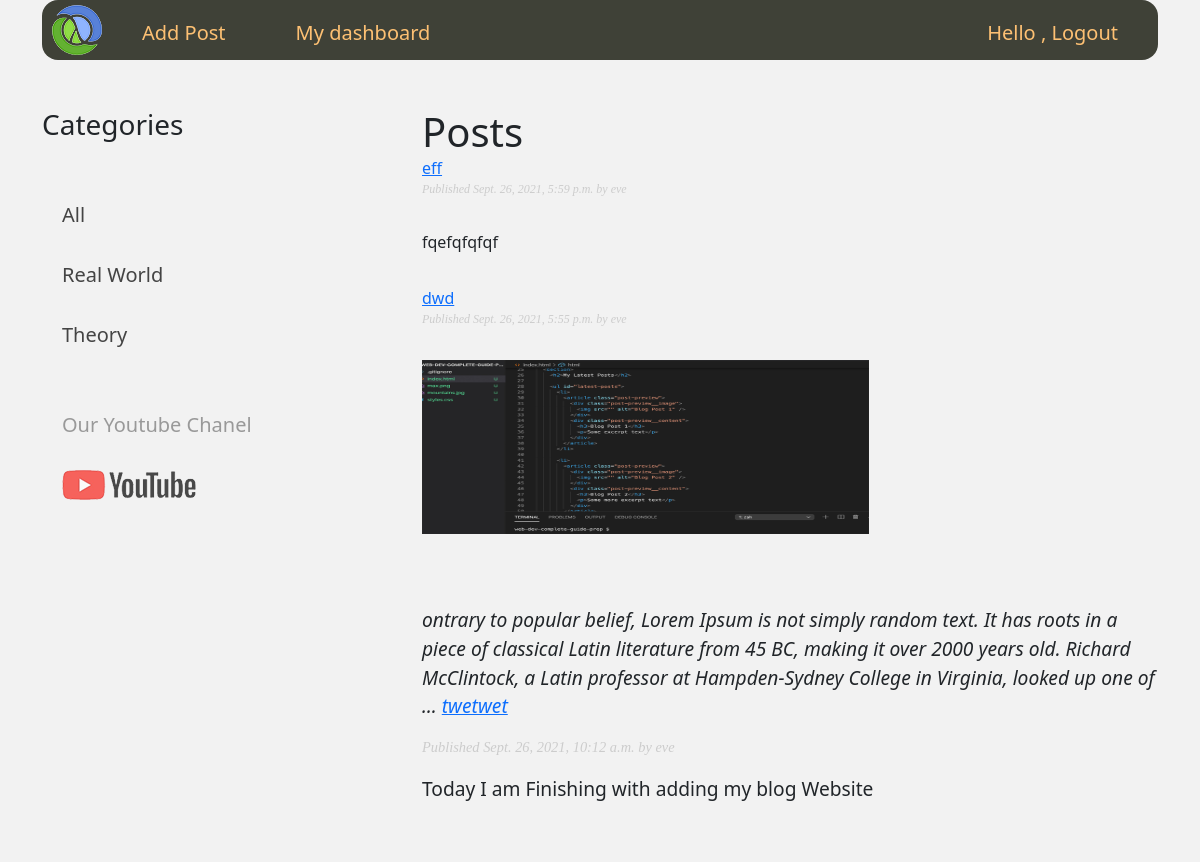
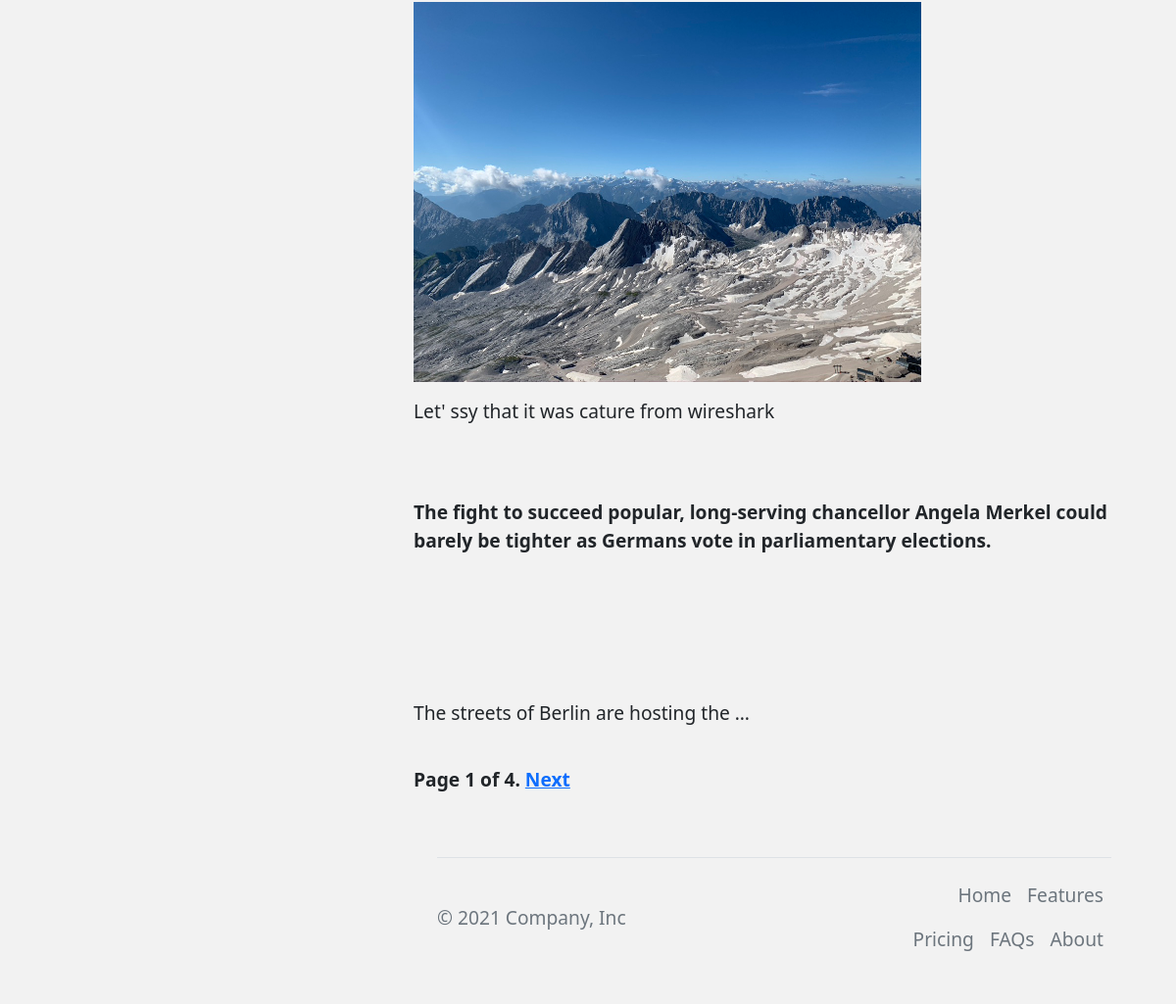
The app's page / (signed in) with its own data (2 pictures, top to bottom).
### blog/models.py (models this page shows, shortened)
class Category(models.Model):
    name = models.CharField(max_length=200,
                            db_index=True)
    slug = models.SlugField(max_length=200,
                            unique=True)
    class Meta:
        ordering = ('name',)
        verbose_name = 'category'
        verbose_name_plural = 'categories'
    def get_absolute_url(self):
        return reverse('post_list_by_category',
                       args=[self.slug])

class Post (models.Model):
    STATUS_CHOICES = (
        ('draft', 'Draft'),
        ('published', 'Published'),
    )
    title = models.CharField(max_length=250)
    slug = models.SlugField(max_length=250,
                            unique_for_date='publish')
    author = models.ForeignKey(User,
                               on_delete=models.CASCADE,
                               related_name='blog_posts')
    body = RichTextUploadingField()
    publish = models.DateTimeField(default=timezone.now)
    created = models.DateTimeField(auto_now_add=True)
    updated = models.DateTimeField(auto_now=True)
    status = models.CharField(max_length=10,
                              choices=STATUS_CHOICES,
                              default='published')
    objects = models.Manager()  # The default manager.
    published = PublishedManager()  # Our custom manager.
    category = models.ForeignKey(Category,
                                 related_name='blog_category',
                                 on_delete=models.CASCADE)
    class Meta:
        ordering = ('-publish',)
    def get_absolute_url(self):
        return reverse('post_detail',
                       args=[self.publish.year,
                             self.publish.month,
                             self.publish.day, self.slug])

### blog/views.py (the view)
# urls.py: path('', views.post_list, name='post_list'),
def post_list(request, category_slug=None):
    category = None
    categories = Category.objects.all()
    object_list = Post.published.all()
    paginator = Paginator(object_list, 3)  # 3 posts in each page
    page = request.GET.get('page')
    try:
        posts = paginator.page(page)
    except PageNotAnInteger:
          posts = paginator.page(1)
    except EmptyPage:
           posts = paginator.page(paginator.num_pages)
    if category_slug:
        category = get_object_or_404(Category, slug=category_slug)
        posts = object_list.filter(category=category)
    return render(request,
                  'blog/list.html',
                  {'category': category,
                   'page':page,
                   'categories': categories,
                   'posts': posts})

### blog/models.py (called while the page is built)
    def get_queryset(self):
        return super(PublishedManager,self).get_queryset().filter(status='published')

### blog/templates/blog/list.html
{% extends "base.html" %}
{% load static %}
{% block content %}
    <h1>{% if category %}{{ category.name }}{% else %}Posts{% endif %}</h1>
    {% for post in posts %}
        <a href="{{ post.get_absolute_url }}">{{ post.title }}</a>
        <br>
    <p class="date">
      Published {{ post.publish }} by {{ post.author }}
    </p>
      {{ post.body|safe|linebreaks|truncatewords:50 }}
    {% endfor %}
{% include "blog/pagination.html" with page=posts %}
{% endblock %}

### blog/templates/base.html (shortened to what this page needs)
{% load static %}
<!DOCTYPE html>
<html xmlns="http://www.w3.org/1999/html">
<head>
    <link type="text/css" href="{% static 'bootstap/css/bootstrap.min.css' %}" rel="stylesheet" />
	<link type="text/css" href="{% static 'css/styles.css' %}" rel="stylesheet" />
  </head>
<body>
 <div class="container">
     <nav >
        <div class="row justify-content-between ">
        <ul id="mainmenu" class="mainmenu">
             <li class="logo"> <a href="/" ><div class="logo"></div></a></li>
                       {% if request.user.is_authenticated %}
                    <li ><a href="{% url 'post_add' %}" >Add Post</a></li>
                    <li ><a href="{% url 'dashboard' %}" > My dashboard</a></li>
              <li class="last">  Hello {{ request.user.first_name }},
                         <a href="{% url 'logout' %}" >Logout</a></li>
                        {% else %}
                                <li class="last"><a href="{% url 'login' %}" >Log-in</a> | <a href="{% url 'register' %}" > Register</a></li>
                       {% endif %}
        </ul>
         </div>
     </nav>
 <div class="row mt-5">
<div class="col-md-4">
       <h3>Categories</h3>
    <ul class="left-chapters">
      <li class="selected"> <a href="{% url 'post_list' %}">All</a> </li>
      {% for c in categories %}
        <li {% if category.slug == c.slug %}class="selected"{% endif %}>
          <a href="{{ c.get_absolute_url }}">{{ c.name }}</a>
        </li>
      {% endfor %}
      <li class="share">
		<p>Our Youtube Chanel</p>
		<a class="share-yt" href="/" target="_blank" rel="nofollow"></a>
		</li>
  </ul>
</div>
<div class="col-md-8">
    <div class="row">
      {% block content %}{% endblock %}
</div>
      </div>
</div>
<div class="container">
  <footer class="d-flex flex-wrap justify-content-between align-items-center py-3 my-4 border-top">
    <p class="col-md-4 mb-0 text-muted">&copy; 2021 Company, Inc</p>
    <a href="/" class="col-md-4 d-flex align-items-center justify-content-center mb-3 mb-md-0 me-md-auto link-dark text-decoration-none">
      <svg class="bi me-2" width="40" height="32"><use xlink:href="#bootstrap"/></svg>
    </a>
    <ul class="nav col-md-4 justify-content-end">
      <li class="nav-item"><a href="#" class="nav-link px-2 text-muted">Home</a></li>
      <li class="nav-item"><a href="#" class="nav-link px-2 text-muted">Features</a></li>
      <li class="nav-item"><a href="#" class="nav-link px-2 text-muted">Pricing</a></li>
      <li class="nav-item"><a href="#" class="nav-link px-2 text-muted">FAQs</a></li>
      <li class="nav-item"><a href="#" class="nav-link px-2 text-muted">About</a></li>
    </ul>
  </footer>
</div>
</body>
</html>

### blog/static/css/styles.css (style rules this page uses)
:root { --primary-color: #3F4137; }
body { background: #F2F2F2; margin: 0; }
nav { background: #3F4137; height: 60px; border-radius: 1em; }
.logo { background: url('../img/logo.png') no-repeat 10px 5px; width: 70px; height: 60px; }
ul.mainmenu { list-style: none; margin: 0 px; padding: 0 px; height: 60px; color: #fdc073; font-size: 20px; overflow: hidden; }
ul.mainmenu li { float: left; margin: 18px 40px 0 30px; }
ul.mainmenu > li.logo { margin: 0; }
ul.mainmenu li.last { float: right; }
ul.mainmenu li a { color: #fdc073; text-decoration: none; }
.left-chapters { width: 230px; min-height: 100%; margin: 0; padding: 20px 10px 10px 20px; list-style: none; font-size: 20px; }
.left-chapters > li { margin: 30px 0 0 0; color: #999; }
.left-chapters > li.selected { color: #0059b2; }
.left-chapters > li a { color: #444; text-decoration: none; }
.left-chapters > li.share { margin: 60px 0 0 0; }
.left-chapters > li.share p { margin: 30px 0 30px 0; }
.left-chapters > li.share a { display: inline-block; width: 40px; height: 40px; margin: 0 20px 0 0; }
.left-chapters > li.share a.share-yt { width: 100%; height: 30px; background: url('../img/share_yt.png') no-repeat 0 0 }
.bi { vertical-align: -.125em; fill: currentColor; }
p.date { color:#ccc; font-family: georgia, serif; font-size: 12px; font-style: italic; }
h1 { font-weight:normal; margin:30px 0 0; }

### records on screen
Category: name "Real World"
Category: name "Theory"
Post: title "eff", publish "Sept. 26, 2021, 5:59 p.m.", author "eve", body "fqefqfqfqf"
Post: title "dwd", publish "Sept. 26, 2021, 5:55 p.m.", author "eve", body (picture), body "ontrary to popular belief, Lorem Ipsum is not simply random text. It has roots in a piece of classical Latin literature from 45 BC, making it over 2000 years old. Richard McClintock, a Latin professor at Hampden-Sydney College in Virginia, looked up one of …"
Post: title "twetwet", publish "Sept. 26, 2021, 10:12 a.m.", author "eve", body "Today I am Finishing with adding my blog Website Let' ssy that it was cature from wireshark The fight to succeed popular, long-serving chancellor Angela Merkel could barely be tighter as Germans vote in parliamentary elections. The streets of Berlin are hosting the …", body (picture)

### other values on screen
{{ page.number }} "1"
{{ page.paginator.num_pages }} "4"
